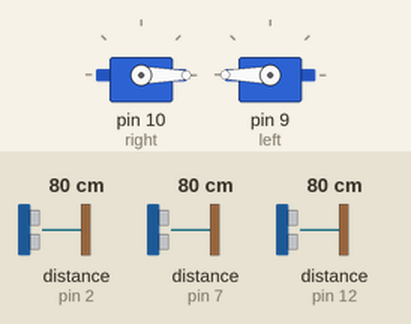
Bench run of a sketch on a simulated Arduino Uno, built with avr-gcc and run on an emulated ATmega328P. On the bench: 2 × servo. Wiring (inferred from the names in the program): 3 × ultrasonic range finder: trigger pin 4, echo pin 2 / trigger pin 8, echo pin 7 / trigger pin 13, echo pin 12. The inputs (shaded band) are chosen by the test bench; at power-on: distance to the obstacle (sensors on pin 2, pin 7, pin 12) 80 cm. The echo pulse lasts 58.3 µs per cm; what the sketch prints to the serial monitor is not drawn.

Above: at 1.4 s.
1.5 s: distance to the obstacle (sensor on pin 2) set to 8 cm
5.1 s: distance to the obstacle (sensor on pin 2) set to 5 cm
8.7 s: distance to the obstacle (sensor on pin 7) set to 2 cm
At 11.3 s:
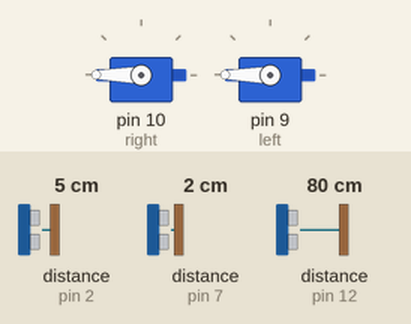
12.3 s: distance to the obstacle (sensor on pin 12) set to 2 cm
At 12.3 s:
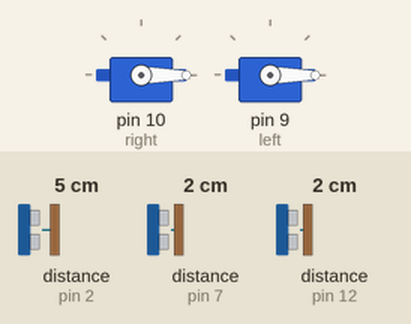
15.9 s: distance to the obstacle (sensor on pin 7) set to 9 cm
19.5 s: distance to the obstacle (sensor on pin 12) set to 18 cm
Timing chart, 0 to 24.1 s (numbered marks = the images above; inputs shaded):
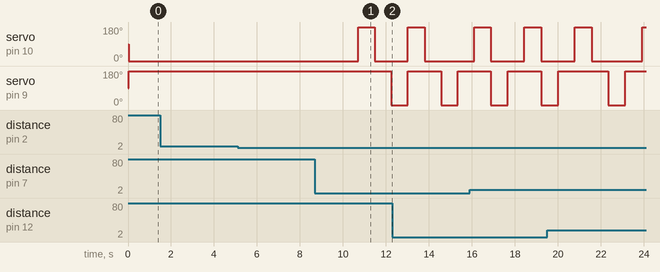

Measured:
- after the input at 1.5 s, every drawn part: stays the same
- after the input at 5.1 s, every drawn part: stays the same

The sketch:

LearningBot.ino
```cpp
#include <Servo.h>

//Distance Front Right
int FR_Trig = 13;
int FR_Echo = 12;

//Distance Front Middle
int FM_Trig = 8;
int FM_Echo = 7;

//Distance Front Left
int FL_Trig = 4;
int FL_Echo = 2;

float fr_p;
float fm_p;
float fl_p;

Servo right;
Servo left;

//Variables for Self-Learning
float learn_rate = 0.0001;

float weights[] =
  { 0.0018, 0.0017, 0.0019, 0.0011, 0.0013, 0.0012, 0.0011 };

float Pred_Reward(float arr_x[]){
  float total = 0.0;
  Serial.println();
  for(int i = 0; i < 7; i++)
  {
    total = total + (arr_x[i] * weights[i]);
    Serial.print("arr: ");
    Serial.print(arr_x[i]);
    Serial.print("------");
    Serial.print("weight: ");
    Serial.print(weights[i]);

  }
  Serial.println();
  return total;
}

void Update_Weights(float y_actual, float y_pred, float arr_x[])
{
  for(int i = 0; i < 7; i++){
    float pDelta = (y_pred - y_actual) * arr_x[i];
    weights[i] = weights[i] - (learn_rate * pDelta);
  }
}

float Dist_Read_CM(int trigPin, int EchoPin){
  // The sensor is triggered by a HIGH pulse of
  //10 or more microseconds.
  // Give a short LOW pulse beforehand to
  //ensure a clean HIGH pulse:
  digitalWrite(trigPin, LOW);
  delayMicroseconds(5);
  digitalWrite(trigPin, HIGH);
  delayMicroseconds(10);
  digitalWrite(trigPin, LOW);

  // Read the signal from the sensor: a HIGH pulse whose
  // duration is the time (in microseconds) from the sending
  // of the ping to the reception of its echo off of an object.
  pinMode(EchoPin, INPUT);
  float duration = pulseIn(EchoPin, HIGH);

  return (duration/2) / 29.1;
}

void fullForward(){
  left.write(180);
  right.write(0);
}

void fullLeft(){
  left.write(0);
  right.write(0);
}

void fullRight(){
  left.write(180);
  right.write(180);
}

void setup()
{
  Serial.begin(9600);
  right.attach(10);
  left.attach(9);
  pinMode(FR_Trig, OUTPUT);
  pinMode(FM_Trig, OUTPUT);
  pinMode(FL_Trig, OUTPUT);
  pinMode(FR_Echo, INPUT);
  pinMode(FM_Echo, INPUT);
  pinMode(FL_Echo, INPUT);
  float fr_p = Dist_Read_CM(FR_Trig, FR_Echo);
  delay(10);
  float fm_p = Dist_Read_CM(FM_Trig, FM_Echo);
  delay(10);
  float fl_p = Dist_Read_CM(FL_Trig, FL_Echo);
  delay(10);
  fullForward();
}

float Receive_Reward(float fr, float fl, float fm, boolean wentForward){
  float reward = 0.0;
  if(fr < 12.0 && fl < 12.0 && fm < 12.0){
    reward = reward - 3.0;
  }else if(fr < 6.0 || fl < 6.0 || fm < 6.0){
    reward = reward - 2.0;
  }
  if(wentForward){
    reward = reward + 1.0;
  }
  else{
    reward = reward + 0.65;
  }
  return reward;
}

void loop()
{

  //Scale Distances
  //Use previous distances
  float fr_s = fr_p / 10.0;
  float fm_s = fm_p / 10.0;
  float fl_s = fl_p / 10.0;

  //Create Current State Representation
  //using prevoius loops distances
  //Notice indices 3,4 and 5 are left, forward, right.
  //final index is the bias unit.
  float arr_x[7] = {fr_s, fm_s, fl_s, 1, 0, 0, 1};
  //what is predicted for left?
  float left_pred = Pred_Reward(arr_x);
  //re-encode state for forward
  arr_x[3] = 0; arr_x[4] = 1;
  //what is forward reward prediction?
  float for_pred = Pred_Reward(arr_x);
  //re-encode state for right
  arr_x[4] = 0; arr_x[5] = 1;
  //what is right prediction?
  float right_pred = Pred_Reward(arr_x);

  Serial.println("Predicted Rewards:");
  Serial.print(left_pred);
  Serial.print(":::");
  Serial.print(for_pred);
  Serial.print(":::");
  Serial.print(right_pred);
  Serial.println();

  //Made a decision, lets see what the current state is.
  //Read Distances
  float fr_d = Dist_Read_CM(FR_Trig, FR_Echo);
  delay(10);
  float fm_d = Dist_Read_CM(FM_Trig, FM_Echo);
  delay(10);
  float fl_d = Dist_Read_CM(FL_Trig, FL_Echo);
  delay(10);

  Serial.println();
  Serial.print("FR Dist: ");
  Serial.print(fr_d);
  Serial.println();
  Serial.print("FM Dist: ");
  Serial.print(fm_d);
  Serial.println();
  Serial.print("FL Dist: ");
  Serial.print(fl_d);
  Serial.println();

  //actual reward
  float a_reward;
  //predicted reward for action actually taken.
  float y_reward;
  if(y_reward > 1000 || y_reward < -1000)
  {
    for(int i = 0; i < 7; i++){
      weights[i] = 0.0001 * i;
    }
  }
  if(for_pred > left_pred && for_pred > right_pred)
  {
    Serial.println("Chose Forward");
    fullForward();
    y_reward = for_pred;
    a_reward = Receive_Reward(fr_d, fl_d, fm_d, true);
    arr_x[3] = 0;
    arr_x[4] = 1;
    arr_x[5] = 0;
  }
  else if(left_pred > right_pred)
  {
    Serial.println("Chose Left");
    fullLeft();
    y_reward = left_pred;
    a_reward = Receive_Reward(fr_d, fl_d, fm_d, false);
    arr_x[3] = 1;
    arr_x[4] = 0;
    arr_x[5] = 0;
  }
  else if(for_pred == right_pred && for_pred == left_pred){
    Serial.println("All Predictions Same - Chose Forward");
    fullForward();
    y_reward = for_pred;
    a_reward = Receive_Reward(fr_d, fl_d, fm_d, true);
    arr_x[3] = 0;
    arr_x[4] = 1;
    arr_x[5] = 0;
  }else{
    Serial.println("Chose Right");
    fullRight();
    y_reward = right_pred;
    a_reward = Receive_Reward(fr_d, fl_d, fm_d, false);
    arr_x[3] = 0;
    arr_x[4] = 0;
    arr_x[5] = 1;
  }
  Serial.println(".....");
  Serial.print("Actual Reward: ");
  Serial.println(a_reward);
  Serial.print("Predicted Reward: ");
  Serial.print(y_reward);
  Serial.println(".....");

  //update the model based on experience
  Update_Weights(a_reward, y_reward, arr_x);

  //set previous distances to current distances.
  fr_p = fr_d;
  fm_p = fm_d;
  fl_p = fl_d;
  }
```
